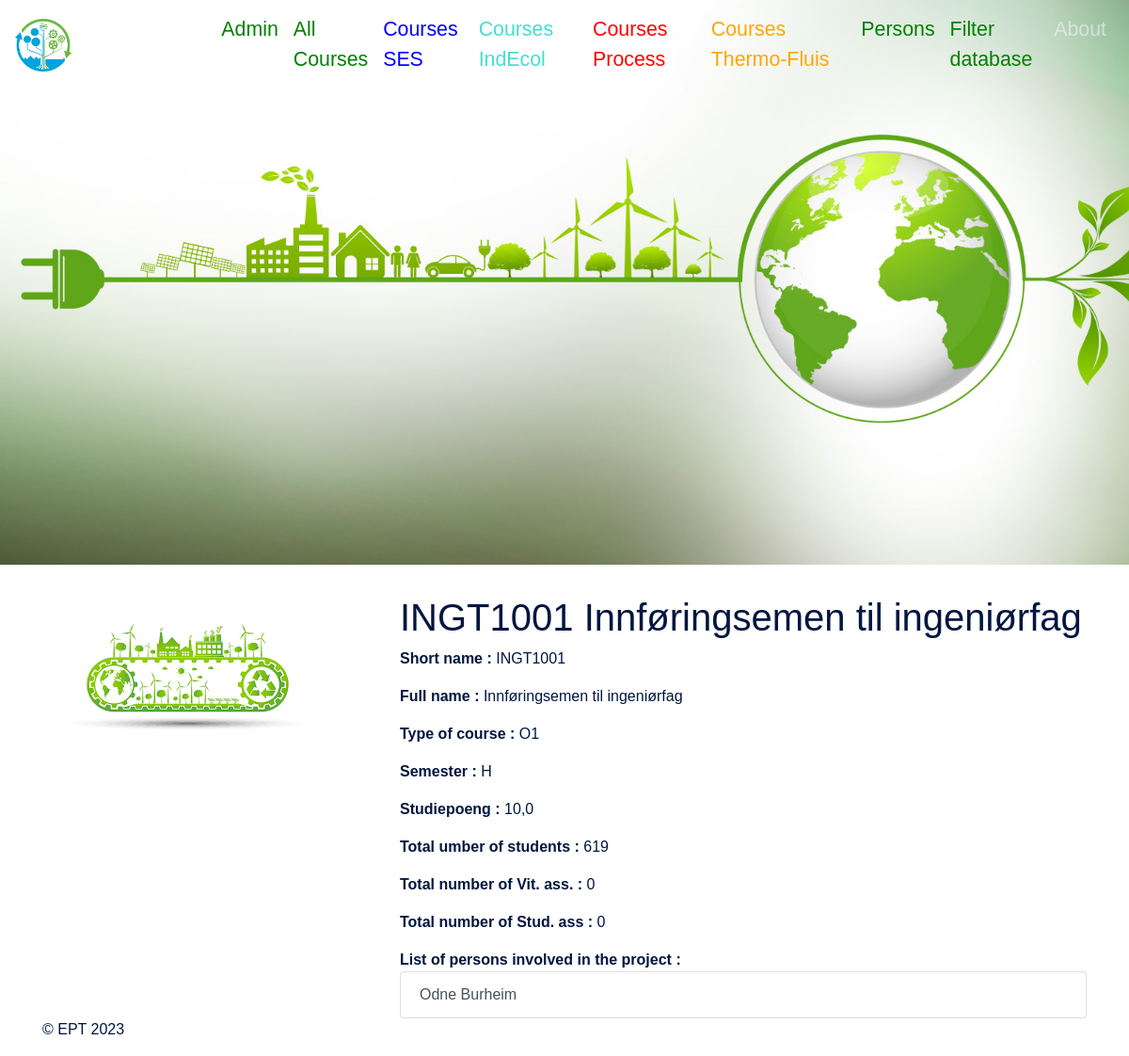
Page /course/13 on the earlier database version.
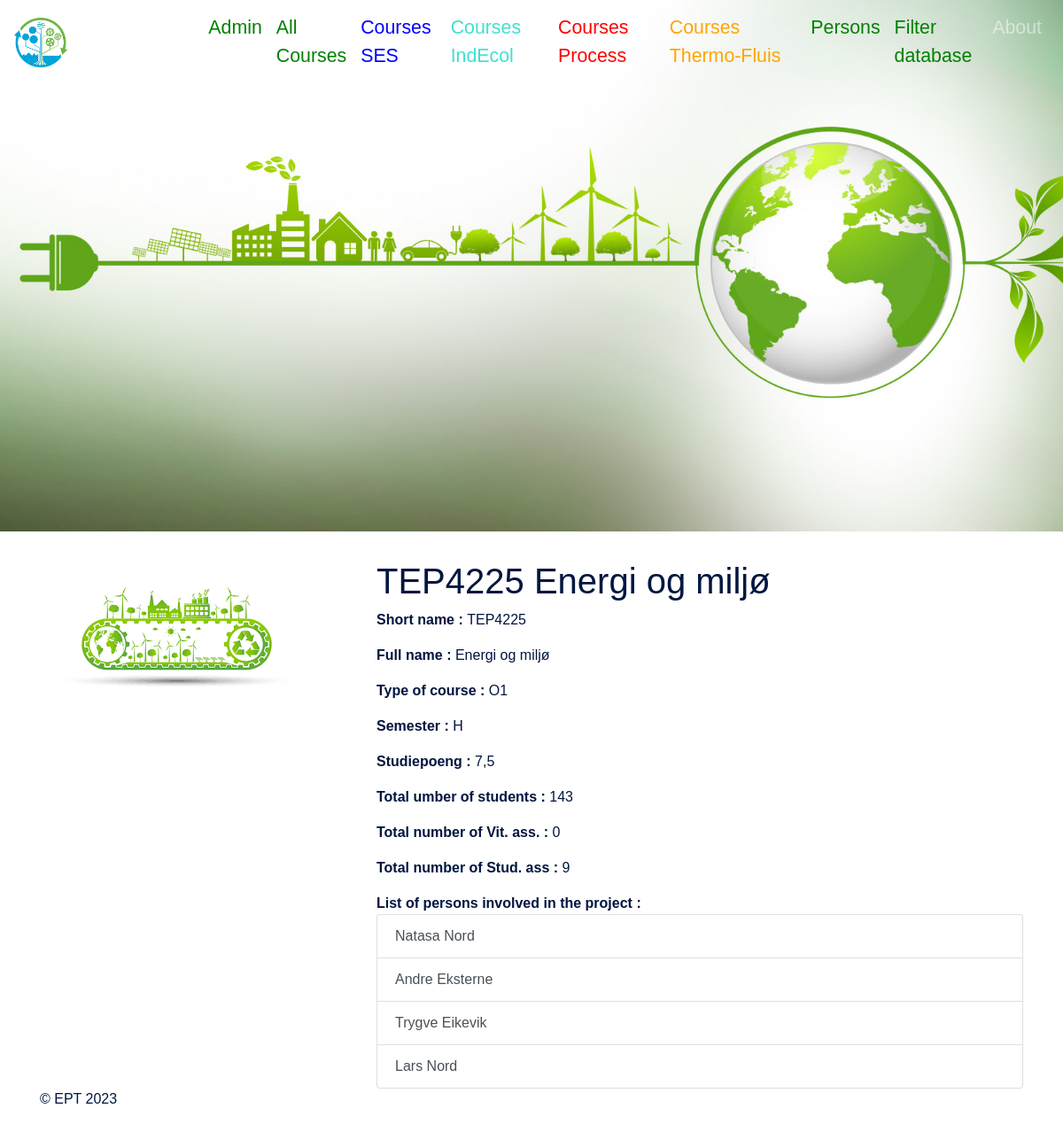
Same page on the later database version.
### app_teaching/models.py (models this page shows)
class Course(models.Model):
    course_id = models.CharField(
        unique=True,
        null=False,
        blank=False,
        max_length=50
    )
    name= models.CharField(
        null=False,
        blank=False,
        max_length=200
    )
    type = models.CharField(choices = course_type_choices,
                            max_length=3,
                            default='-')
    group = models.CharField(choices = course_group_choices,
                            max_length=3,
                            default='-')
    semester = models.CharField(choices = semester_type_choices,
                            max_length=2,
                            default='-')
    studiepoeng = models.CharField(choices = studiepoeng_choices,
                            max_length=4,default='-'
                            )
    nb_student = models.IntegerField(
        null = True,
    )
    nb_vit= models.IntegerField(
        null = True,
    )
    nb_stud_ass= models.IntegerField(
        null = True,
    )
    def __str__(self):
        return self.course_id + ' ' + self.name

class Person(models.Model):
    first_name = models.CharField(
        unique=False,
        null=False,
        blank=False,
        max_length=50
    )
    middle_name = models.CharField(
        unique=False,
        null=True,
        blank=True,
        max_length=50
    )
    last_name = models.CharField(
        unique=False,
        null=False,
        blank=False,
        max_length=50
    )
    position = models.CharField (null = False,blank=False,choices = role_choices,
                            max_length=3,default='-')
    groupe = models.CharField (null = False,blank=False,choices = groupe_choices,
                            max_length=3,default='-')
    courses = models.ManyToManyField(
        Course,
        related_name='courses'
    )
    def __str__(self):
        return self.first_name + ' ' + self.last_name

### app_teaching/views.py (the view)
# urls.py: path('course/<str:pk>', views.CourseDetailView.as_view(), name = 'course_details'),
class CourseDetailView(generic.DetailView):
    template_name = 'course_details.html'
    model = models.Course
    context_object_name = 'course'

### app_teaching/templates/course_details.html (shortened to what this page needs)
{% extends 'base.html' %}
{%block content%}
<h1>{{course}}</h1>
<p><b>Short name : </b>{{course.course_id}}</p>
<p><b>Full name : </b>{{course.name}}</p>
<p><b>Type of course : </b>{{course.type}}</p>
<p><b>Semester : </b>{{course.semester}}</p>
<p><b>Studiepoeng : </b>{{course.studiepoeng}}</p>
<p><b>Total umber of students : </b>{{course.nb_student}}</p>
<p><b>Total number of Vit. ass. : </b>{{course.nb_vit}}</p>
<p><b>Total number of Stud. ass : </b>{{course.nb_stud_ass}}</p>
<b>List of persons involved in the project : </b>
<ul class ="list-group">
    {%for person in course.courses.all%}
    <a class = "list-group-item list-group-item-action" href={%url 'person_details' person.id %}>{{person}}</a>
    {%endfor%}
</ul>
{%endblock content%}

Differences in the rows shown:
no longer on this page (row edited): Person: first_name+last_name "Odne Burheim"
changed Course: course+name "INGT1001 Innføringsemen til ingeniørfag" → "TEP4225 Energi og miljø"; course_id "INGT1001" → "TEP4225"; name "Innføringsemen til ingeniørfag" → "Energi og miljø"; studiepoeng "10,0" → "7,5"; nb_student "619" → "143"; nb_stud_ass "0" → "9"
now on this page (row unchanged): Person: first_name+last_name "Natasa Nord"
now on this page (row edited): Person: first_name+last_name "Andre Eksterne"
now on this page (row edited): Person: first_name+last_name "Trygve Eikevik"
now on this page (row edited): Person: first_name+last_name "Lars Nord"
